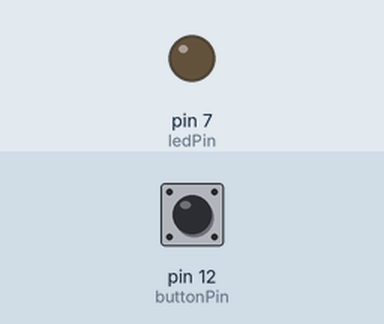
Simulated run of this sketch. Board: Arduino Uno, built with avr-gcc and run on an emulated ATmega328P. Shown: output pins drawn as LEDs (lit = HIGH). Inputs (shaded band) come from the test bench; at power-on: pin 12 (buttonPin) HIGH. What the sketch prints to the serial monitor is not drawn.

Above: at 1.2 s.
1.3 s: pin 12 (buttonPin) pulled LOW for 0.15 s
At 1.38 s:
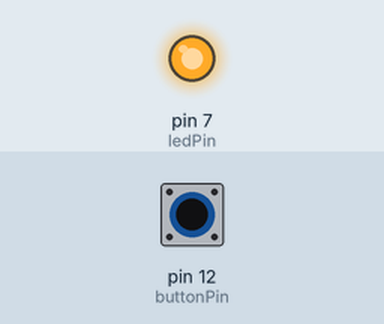
2.9 s: pin 12 (buttonPin) pulled LOW for 3.2 s
At 7.2 s:
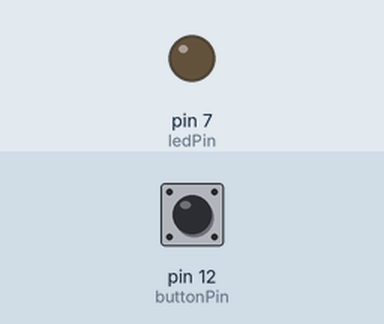
Timing chart, 0 to 8.7 s (numbered marks = the images above; inputs shaded):
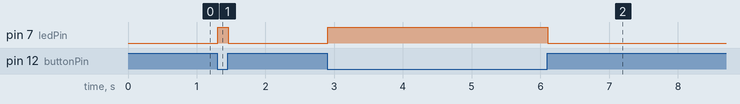

The sketch:

pushbutttonled.ino
```cpp
int buttonPin = 12;
int ledPin = 7;
int buttonState = 0;

void setup() {
  Serial.begin(9600);
  pinMode(buttonPin, INPUT);
  pinMode(ledPin, OUTPUT);
}

void loop() {
  buttonState = digitalRead(buttonPin);
  Serial.println(buttonState);

  if (buttonState == 0) {
    digitalWrite(ledPin, HIGH);
  }
  else {
    digitalWrite(ledPin, LOW);
  }
}
```

Measured:
- after the input at 1.3 s, pin 7 (ledPin): LOW → HIGH at once, → LOW 0.15 s later
- after the input at 2.9 s, pin 7 (ledPin): LOW → HIGH at once, → LOW 3.2 s later
